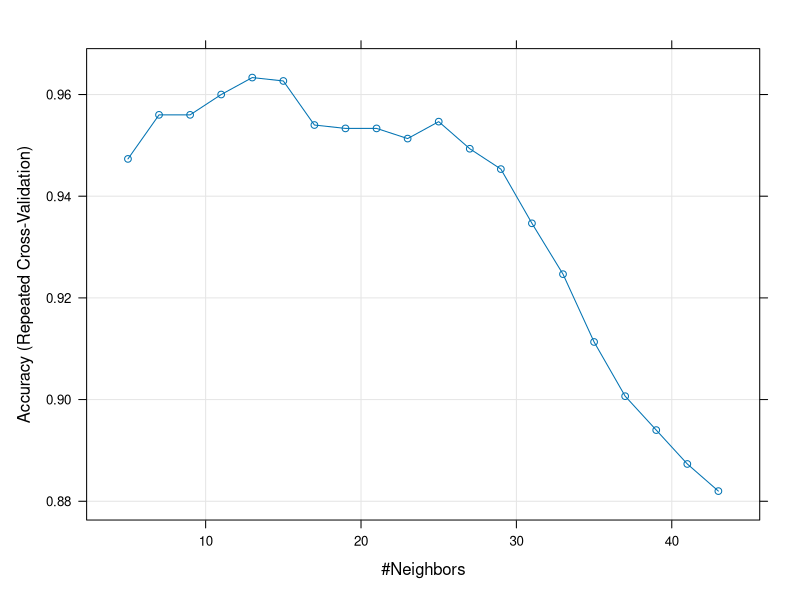

Source code (R):
library(datasets)
#install.packages("RKEEL")
library(class)
set.seed(2020)
train.index = sample(x=1:nrow(iris), size=ceiling(0.8*nrow(iris) )) #抽樣8/2
train_set = iris[train.index,]
test_set = iris[-train.index,]
###
iris.knn <- knn(
    train_set[,1:4], 
    test_set[,1:4], 
    train_set[,5], 
    k = 3, l = 0, prob = F)
iris.knn
summary(iris.knn)
result = cbind(iris.knn,test_set[5])
result
table(result)
###
iris.knn <- knn(
    train_set[,1:4], 
    test_set[,1:4], 
    train_set[,5], 
    k = 100, l = 0, prob = F)
iris.knn
summary(iris.knn)
result = cbind(iris.knn,test_set[5])
result
table(result)

##########
install.packages("caret")
ctrl <- caret::trainControl(method="repeatedcv",repeats = 10) #repeated k-fold cross-validation 
knnFit <- caret::train(Species ~ . ,data = iris, method = "knn", 
                       trControl = ctrl, 
                       preProcess = c("center","scale"),  #replace missing value by mean and sd
                       tuneLength = 20)

#Output of kNN fit
knnFit
plot(knnFit)
